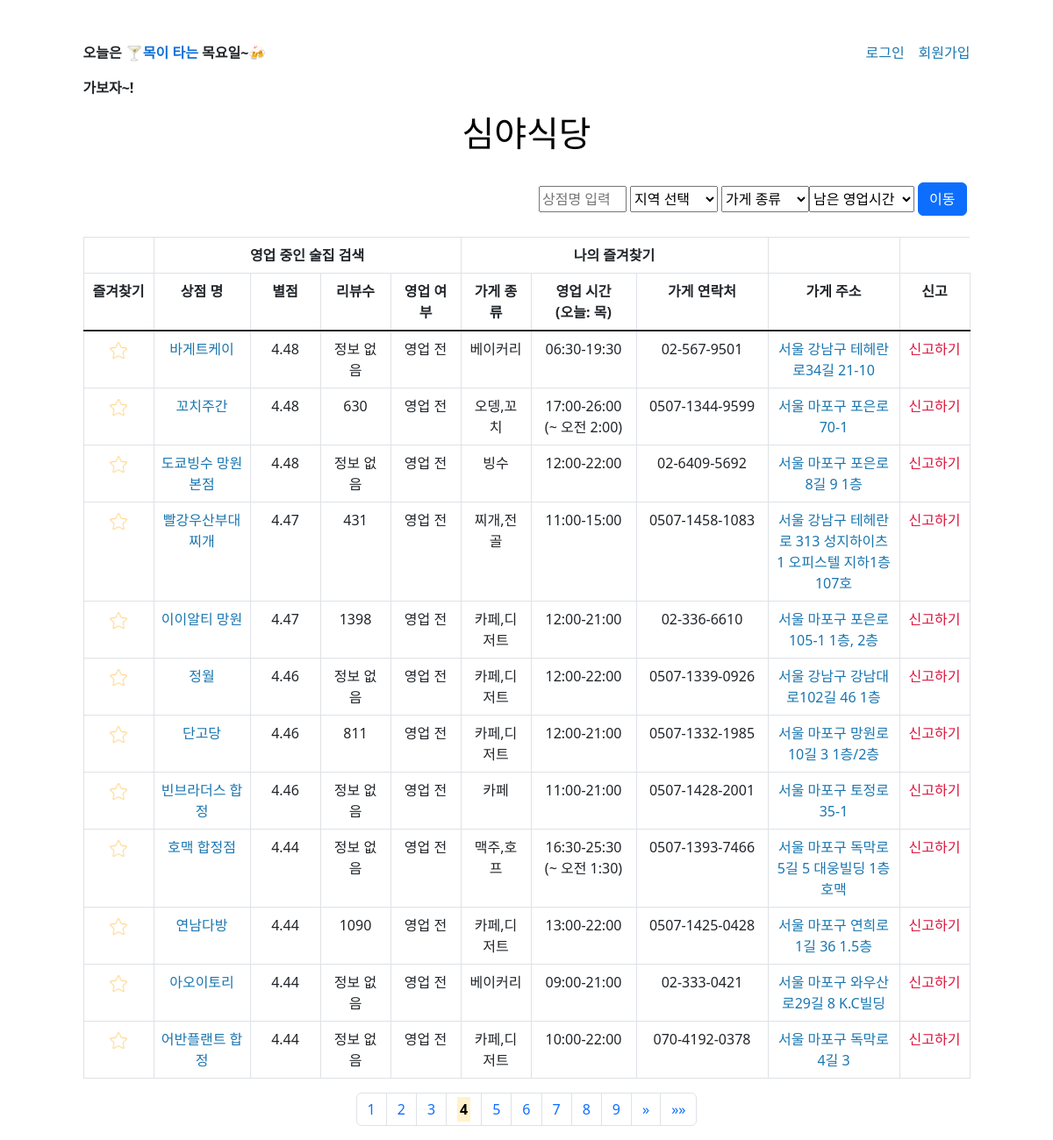
Screenshot of /?search=&area=&type=&timefromnow=0&page=4 with the database file from the repository.
### models.py (models this page shows, shortened)
class Place(db.Model):
    __tablename__ = 'place'
    id                   = db.Column(db.Integer, primary_key = True)
    type_code            = db.Column(db.String(32), db.ForeignKey('typecode.id'))
    name                 = db.Column(db.String(64), nullable=False)
    type                 = db.Column(db.String(64), nullable=False)
    star_rating          = db.Column(db.String(64))
    review_total         = db.Column(db.String(64))
    address_si           = db.Column(db.String(64), nullable=False)
    address_gu           = db.Column(db.String(64), nullable=False)
    address_lo           = db.Column(db.String(64), nullable=False)
    address_detail       = db.Column(db.String(64))
    contact              = db.Column(db.String(64))
    lat                  = db.Column(db.String(64))
    lng                  = db.Column(db.String(64))
    naver_place_id       = db.Column(db.String(64), nullable=False)
    place_url            = db.Column(db.String(64))
    road_url             = db.Column(db.String(64))
    mon_opening_hours    = db.Column(db.String(64))
    mon_last_order_time  = db.Column(db.String(64))
    tue_opening_hours    = db.Column(db.String(64))
    tue_last_order_time  = db.Column(db.String(64))
    wed_opening_hours    = db.Column(db.String(64))
    wed_last_order_time  = db.Column(db.String(64))
    thu_opening_hours    = db.Column(db.String(64))
    thu_last_order_time  = db.Column(db.String(64))
    fri_opening_hours    = db.Column(db.String(64))
    fri_last_order_time  = db.Column(db.String(64))
    sat_opening_hours    = db.Column(db.String(64))
    sat_last_order_time  = db.Column(db.String(64))
    sun_opening_hours    = db.Column(db.String(64))
    sun_last_order_time  = db.Column(db.String(64))
    created_at           = db.Column(db.String(64))
    place_R = db.relationship('UserLike')

### app.py (the view, shortened to what this page needs)
@app.route('/')
def home():
    today_yoil_kor = yoil()[0]
    today_yoil_eng = yoil()[1]
    timenow        = time()
    types          = ['맥주,호프', '술집', '포장마차', '이자카야', '요리주점', '오뎅,꼬치', '전통,민속주점', '와인', '바(BAR)']
    search      = request.args.get('search',      default='', type=str)
    area        = request.args.get('area',        default='', type=str)
    type        = request.args.get('type',        default='', type=str)
    timefromnow = request.args.get('timefromnow', default= 0, type=int)
    page        = request.args.get('page',        default= 1, type=int)
    areas = [] #? index.html option으로 사용
    for dong in dict_area_kor_to_eng:
        areas.append(dong)
    if area: #? shopdata = load_csv(f"./csv/{area_k_to_e[area]}_processed.csv")
        places = Place.query.filter(Place.area == dict_area_kor_to_eng[area]).all()
    else:
        places = Place.query.all()
    shopdata = []
    for place in places:
        shopdata.append({
                        'uuid'               : place.id,
                        'type_code'          : place.type_code,
                        'name'               : place.name,
                        'type'               : place.type,
                        'star_rating'        : place.star_rating,
                        'address_si'         : place.address_si,
                        'address_gu'         : place.address_gu,
                        'address_lo'         : place.address_lo,
                        'address_detail'     : place.address_detail,
                        'contact'            : place.contact,
                        'lat'                : place.lat,
                        'lng'                : place.lng,
                        'naver_place_id'     : place.naver_place_id,
                        'place_url'          : place.place_url,
                        'road_url'           : place.road_url,
                        'review_total'       : place.review_total,
                        'mon_opening_hours'  : place.mon_opening_hours,
                        'mon_last_order_time': place.mon_last_order_time,
                        'tue_opening_hours'  : place.tue_opening_hours,
                        'tue_last_order_time': place.tue_last_order_time,
                        'wed_opening_hours'  : place.wed_opening_hours,
                        'wed_last_order_time': place.wed_last_order_time,
                        'thu_opening_hours'  : place.thu_opening_hours,
                        'thu_last_order_time': place.thu_last_order_time,
                        'fri_opening_hours'  : place.fri_opening_hours,
                        'fri_last_order_time': place.fri_last_order_time,
                        'sat_opening_hours'  : place.sat_opening_hours,
                        'sat_last_order_time': place.sat_last_order_time,
                        'sun_opening_hours'  : place.sun_opening_hours,
                        'sun_last_order_time': place.sun_last_order_time,
                        'created_at'         : place.created_at,
                        })
    if search:
        shopdata = [shop for shop in shopdata if search in shop['name']]
    if type:
        shopdata = [shop for shop in shopdata if type == shop['type']]
    for shop in shopdata:
        shop_time = shop[f"{today_yoil_eng}_opening_hours"]
        if shop_time in [NULL, '휴무', '정보없음', '정보 없음']:
            shop['status'] = NULL
        else:
            shop_open_time  = int(shop_time[:2]) * 100 + int(shop_time[3:5])
            shop_close_time = int(shop_time[-5:-3]) * 100 + int(shop_time[-2:])
            timenow_int = timenow[0] * 100 + timenow[1]
            if timenow_int < shop_open_time:
                shop['status'] = '영업 전'
            elif timenow_int <= shop_close_time:
                shop['status'] = '영업 중'
            else:
                shop['status'] = '영업 종료'
            if shop_close_time >= 2400:
                shop[f"{today_yoil_eng}_opening_hours"] = shop_time + f'\n(~ 오전 {str(int(shop_time[-5:-3])-24)}:{shop_time[-2:]})'
    pagemaker = Pagination(shopdata, page)
    shopdata = sorted(shopdata, key= itemgetter('star_rating'), reverse=True)
    print(current_user)
    return render_template("index.html", today_yoil_eng = today_yoil_eng, today_yoil_kor = today_yoil_kor, timenow = timenow, NULL = NULL,
                           areas = areas, types = types, search = search, area=area, type = type, timefromnow = timefromnow,
                           shopdata = shopdata[pagemaker.start_index : pagemaker.end_index + 1],
                           page = page, total_page = pagemaker.total_page,
                           pagination_start = pagemaker.pagination_start,
                           pagination_end = pagemaker.pagination_end,
                           move_page_front = pagemaker.move_page_front,
                           move_page_back = pagemaker.move_page_back,
                           current_user = current_user)

### app.py (called while the page is built)
def yoil(): #! 오늘이 무슨 요일인지 구하는 함수 return (한글 요일, 영어 요일)
    today = datetime.today().weekday()
    yoil_arr_kor = ['월','화','수','목','금','토','일']
    yoil_arr_eng = ['mon','tue','wed','thu','fri','sat','sun']
    return yoil_arr_kor[today], yoil_arr_eng[today]

def time(): #! 지금이 몇신지 구하는 함수 return (시간, 분)
    now = datetime.now()
    return now.hour, now.minute

### templates/index.html (shortened to what this page needs)
<!DOCTYPE html>
<html lang="en">
<head>
    <link href="https://cdn.jsdelivr.net/npm/bootstrap@5.3.0/dist/css/bootstrap.min.css" rel="stylesheet"
>
</head>
<body class="d-flex justify-content-center">
    <div>
        <div class="d-flex justify-content-between mt-5">
            {% include 'today_description_div.html' %}
            {% if current_user.is_authenticated %}
                {% include 'logout_div.html' %}
            {% else %}
                {% include 'login_register_div.html' %}
            {% endif %}
        </div>
        <h1 class="center"><a href="/" style="color: black;">심야식당</a></h1>
        <br>
        <form method="get">
            <div class="d-flex justify-content-end">
                {% if search %}
                    <input type="text" name="search" value="{{ search }}" style="width: 100px; height: 30px; margin-top: 4px">
                {% else %}
                    <input type="text" name="search" placeholder="상점명 입력" style="width: 100px; height: 30px; margin-top: 4px">
                {% endif %}
                <select name="area" class="mx-1" style="width: 100px; height: 30px; margin-top: 4px">
                    <div>
                        {% if area %}
                            <option value="{{ area }}" selected hidden>{{ area }}</option>
                        {% else %}
                            <option value="" selected disabled hidden>지역 선택</option>
                        {% endif %}
                    </div>
                </select>
                <select name="type" style="width: 100px; height: 30px; margin-top: 4px">
                    <div>
                        {% if type %}
                            <option value="{{ type }}" selected hidden>{{ type }}</option>
                        {% else %}
                            <option value="{{ type }}" selected disabled hidden>가게 종류</option>
                        {% endif %}
                    </div>
                </select>
                <select name="timefromnow" style="width: 120px; height: 30px; margin-top: 4px">
                    <div>
                        {% if timefromnow %}
                            <option value="{{ timefromnow }}" selected hidden>{{ timefromnow }}시간 이상</option>
                        {% else %}
                            <option value="" selected disabled hidden>남은 영업시간</option>
                        {% endif %}
                    </div>
                </select>
                <input type="submit" value="이동" class="btn btn-primary mx-1" >
            </div>
        </form>
        <br>
        <div>
            <table class="table table-bordered">
                <thead>
                    <tr>
                        <th scope="col" id="" colspan="1"></th>
                        <th scope="col" id="open_shop_li" colspan="4">영업 중인 술집 검색</th>
                        <th scope="col" id="favorite_shop" colspan="3">나의 즐겨찾기</th>
                        <th scope="col" id="" colspan="1"></th>
                    </tr>
                </thead>
                <tr>
                    <th scope="col" width="80">즐겨찾기</th>
                    <th scope="col" width="110">상점 명</th>
                    <th scope="col" width="80">별점</th>
                    <th scope="col" width="80">리뷰수</th>
                    <th scope="col" width="80">영업 여부</th>
                    <th scope="col" width="80">가게 종류</th>
                    <th scope="col" width="120">영업 시간<br>(오늘: {{ today_yoil_kor }})</th>
                    <th scope="col" width="150">가게 연락처</th>
                    <th scope="col" width="150">가게 주소</th>
                    <th scope="col" width="80">신고</th>
                </tr>
                <tbody class="table-group-divider">
                    {% for i in range(shopdata | length) %}
                    {% set shop = shopdata[i] %}
                        <tr>
                            <td><img class="star" id="star_{{ i }}" src="./static/IMG/star/empty_yellow_star.png" alt="star_{{ i }}" width="20" style="cursor: pointer;"></td>
                            <td><a href="{{ shop.place_url }}" target="_blank">{{ shop.name }}</a></td>
                            <td>{{ shop.star_rating }}</td>
                            <td>{{ shop.review_total }}</td>
                            <td>{{ shop.status }}</td>
                            <td>{{ shop.type }}</td>
                            <td>{{ shop[today_yoil_eng + "_opening_hours"] }}</td>
                            <td>{{ shop.contact }}</td>
                            <td><a href="{{ shop.road_url }}" target="_blank" >{{ shop.address_si }} {{ shop.address_gu }} {{ shop.address_lo }} {{ shop.address_detail }}</a></td>
                            <td><a style="color: crimson" href="/singo?area={{ shop.address_si }}&name={{ shop.name }}" target="_blank">신고하기</a></td>
                        </tr>
                    {% endfor %}
                </tbody>
            </table>
        </div>
        <nav aria-label="Page navigation example">
            <ul class="pagination" style="justify-content : center;">
                {% for p in range(pagination_start, pagination_end+1) %}
                    <li class="page-item"><a class="page-link" href='/?search={{ search }}&area={{ area }}&type={{ type }}&timefromnow={{ timefromnow }}&page={{ p }}'>
                        {% if page == p %}
                            <strong><mark>
                                {% endif %}
                                {{ p }}
                                {% if page == p %}
                            </strong></mark>
                        {% endif %}
                    </a></li>
                {% endfor %}
                {% if move_page_back %}
                    <li class="page-item"><a class="page-link" href='/?search={{ search }}&area={{ area }}&type={{ type }}&timefromnow={{ timefromnow }}&page={{ page+5 }}'><span aria-hidden="true">&raquo;</span></a></li>
                    <li class="page-item"><a class="page-link" href='/?search={{ search }}&area={{ area }}&type={{ type }}&timefromnow={{ timefromnow }}&page={{ total_page }}'><span aria-hidden="true">&raquo;&raquo;</span></a></li>
                {% endif %}
            </ul>
        </nav>
    </div>
</body>
</html>

### templates/index.html (style rules this page uses)
body { text-align: center; }
a { color: rgb(26, 118, 176); text-decoration: none; }

### rows the page displays
Place: name "바게트케이", star_rating "4.48", review_total "정보 없음", type "베이커리", thu_opening_hours "06:30-19:30", contact "02-567-9501", address_si "서울", address_gu "강남구", address_lo "테헤란로34길", address_detail "21-10"
Place: name "꼬치주간", star_rating "4.48", review_total "630", type "오뎅,꼬치", contact "0507-1344-9599", address_si "서울", address_gu "마포구", address_lo "포은로", address_detail "70-1"
Place: name "도쿄빙수 망원본점", star_rating "4.48", review_total "정보 없음", type "빙수", thu_opening_hours "12:00-22:00", contact "02-6409-5692", address_si "서울", address_gu "마포구", address_lo "포은로8길", address_detail "9 1층"
Place: name "빨강우산부대찌개", star_rating "4.47", review_total "431", type "찌개,전골", thu_opening_hours "11:00-15:00", contact "0507-1458-1083", address_si "서울", address_gu "강남구", address_lo "테헤란로", address_detail "313 성지하이츠1 오피스텔 지하1층 107호"
Place: name "이이알티 망원", star_rating "4.47", review_total "1398", type "카페,디저트", thu_opening_hours "12:00-21:00", contact "02-336-6610", address_si "서울", address_gu "마포구", address_lo "포은로", address_detail "105-1 1층, 2층"
Place: name "정월", star_rating "4.46", review_total "정보 없음", type "카페,디저트", thu_opening_hours "12:00-22:00", contact "0507-1339-0926", address_si "서울", address_gu "강남구", address_lo "강남대로102길", address_detail "46 1층"
Place: name "단고당", star_rating "4.46", review_total "811", type "카페,디저트", thu_opening_hours "12:00-21:00", contact "0507-1332-1985", address_si "서울", address_gu "마포구", address_lo "망원로10길", address_detail "3 1층/2층"
Place: name "빈브라더스 합정", star_rating "4.46", review_total "정보 없음", type "카페", thu_opening_hours "11:00-21:00", contact "0507-1428-2001", address_si "서울", address_gu "마포구", address_lo "토정로", address_detail "35-1"
Place: name "호맥 합정점", star_rating "4.44", review_total "정보 없음", type "맥주,호프", contact "0507-1393-7466", address_si "서울", address_gu "마포구", address_lo "독막로5길", address_detail "5 대웅빌딩 1층 호맥"
Place: name "연남다방", star_rating "4.44", review_total "1090", type "카페,디저트", thu_opening_hours "13:00-22:00", contact "0507-1425-0428", address_si "서울", address_gu "마포구", address_lo "연희로1길", address_detail "36 1.5층"
Place: name "아오이토리", star_rating "4.44", review_total "정보 없음", type "베이커리", thu_opening_hours "09:00-21:00", contact "02-333-0421", address_si "서울", address_gu "마포구", address_lo "와우산로29길", address_detail "8 K.C빌딩"
Place: name "어반플랜트 합정", star_rating "4.44", review_total "정보 없음", type "카페,디저트", thu_opening_hours "10:00-22:00", contact "070-4192-0378", address_si "서울", address_gu "마포구", address_lo "독막로4길"

### other values shown
{{ today_yoil_kor }} "목"
{{ shop.status }} "영업 전" "영업 전" "영업 전" "영업 전" "영업 전" "영업 전" "영업 전" "영업 전" "영업 전" "영업 전" "영업 전" "영업 전"
{{ shop[today_yoil_eng + "_opening_hours"] }} "17:00-26:00 (~ 오전 2:00)" "16:30-25:30 (~ 오전 1:30)"
{{ shop.address_detail }} "3"
{{ p }} "1" "2" "3" "4" "5" "6" "7" "8" "9"
